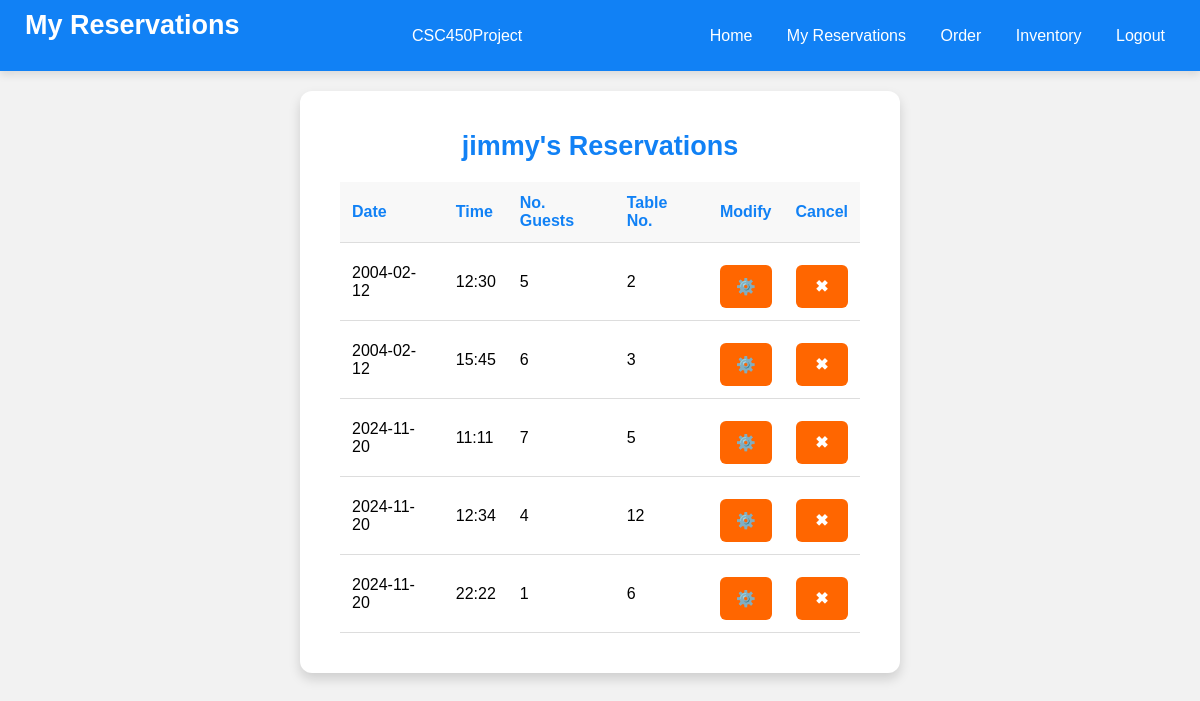
Page /myReservations (signed in) on the committed database.
### tables this page shows
CREATE TABLE `Account` (
  `AccountID` INTEGER PRIMARY KEY AUTOINCREMENT,
  `AccountFN` varchar(50) NOT NULL,
  `AccountLN` varchar(50) NOT NULL,
  `AccountType` varchar(20) NOT NULL,
  `AccountEmail` varchar(100) NOT NULL UNIQUE,
  `AccountPhoneNo` varchar(15) NOT NULL UNIQUE,
  `AccountCreatedDate` date NOT NULL,
  `PasswordHash` char(64) NOT NULL);

CREATE TABLE `Reservation` (
  `ResID` INTEGER PRIMARY KEY AUTOINCREMENT,
  `ResDate` date NOT NULL,
  `ResTime` varchar(10) NOT NULL,
  `ResNoGuests` int NOT NULL,
  `TimeCreated` varchar(10) NOT NULL,
  `TimeUpdated` varchar(20) NOT NULL,
  `ResStatus` varchar(20) DEFAULT NULL,
  `ResOwner` int NOT NULL,
  FOREIGN KEY (ResOwner) REFERENCES Account(AccountID)
);

### app.py (the view, shortened to what this page needs)
@app.route('/myReservations', methods=['GET', 'POST'])
def my_reservations():
    session.pop('reservation_chosen', None)
    db = Database()
    name = db.get_name_from_email(session['email'])[0]
    reservations = db.get_user_reservations(session['email'])
    return render_template('myReservations.html', name = name, reservations = reservations)

### database.py (called while the page is built)
    def __del__(self):
        self.cursor.close()

    def get_name_from_email(self, email: str) -> tuple:
        command = """
        SELECT AccountFN, AccountLN
        FROM Account
        WHERE AccountEmail = ?
        """
        params = (email,)
        self.cursor.execute(command, params)
        return self.cursor.fetchone()

    def get_user_reservations(self, email: str) -> list | None:
        command = """
        SELECT r.ResDate, r.ResTime, r.ResNoGuests, r.ResID
        FROM Account a, Reservation r
        WHERE r.ResOwner = a.AccountID
        AND a.AccountEmail = ?
        AND ResStatus IN ("scheduled", "ready", "checked_in", "finished")
        ORDER BY r.Resdate ASC, r.ResTime ASC
        """
        params = (email,)
        self.cursor.execute(command, params)
        results = self.cursor.fetchall()
        if len(results) <= 0:
            return None
        return results

### templates/myReservations.html (shortened to what this page needs)
<!DOCTYPE html>
<html lang="en">
<head>
</head>
<body>
    <div class="navbar">
        <h1>My Reservations</h1>
        <div class="brand">CSC450Project</div>
        <div>
            <a href="/home">Home</a>
            {% if session.get('email') %}
                <a href="/myReservations">My Reservations</a>
                <a href="/ordering">Order</a>
                <a href="/inventory">Inventory</a>
                <a href="/logout">Logout</a>
            {% else %}
                <a href="/login">Login</a>
            {% endif %}
        </div>
    </div>
    <div class="table-container">
        <h2>{{ name }}'s Reservations</h2>
        {% if reservations %}
        <table id="reservation-table">
            <thead>
                <tr>
                    <th>Date</th>
                    <th>Time</th>
                    <th>No. Guests</th>
                    <th>Table No.</th>
                    <th>Modify</th>
                    <th>Cancel</th>
                </tr>
            </thead>
            <tbody id="reservation-table-body">
                {% for row in reservations %}
                    <tr>
                        <td>{{ row[0] }}</td>
                        <td>{{ row[1] }}</td>
                        <td>{{ row[2] }}</td>
                        <td>{{ row[3] }}</td>
                        <td>
                            <form action="/reservation" method="POST" style="display:inline;">
                                <button type="submit">⚙️</button>
                            </form>
                        </td>
                        <td>
                            <form action="/myReservations" method="POST" style="display:inline;" onsubmit="return confirmCancel();">
                                <button type="submit">✖</button>
                            </form>
                        </td>
                    </tr>
                {% endfor %}
            </tbody>
        </table>
        {% else %}
        <h4>No upcoming reservations. Schedule one!</h4>
        {% endif %}
    </div>
</body>
</html>

### templates/myReservations.html (style rules this page uses)
* { box-sizing: border-box; margin: 0; padding: 0; }
body { font-family: Arial, sans-serif; background-color: #f2f2f2; display: flex; flex-direction: column; justify-content: flex-start; align-items: center; min-height: 100vh; padding-top: 0; }
.navbar { display: flex; justify-content: space-between; align-items: center; background-color: #1181f5; color: #ffffff; padding: 10px 20px; box-shadow: 0 4px 8px rgba(0, 0, 0, 0.1); position: sticky; top: 0; width: 100%; z-index: 1000; }
.navbar a { color: #ffffff; text-decoration: none; margin: 0 15px; font-size: 16px; transition: color 0.3s; }
.form-container, .table-container { background-color: #ffffff; padding: 40px; border-radius: 12px; box-shadow: 0 6px 12px rgba(0, 0, 0, 0.15); width: 600px; max-width: 90%; margin-bottom: 30px; margin-top: 20px; }
h1 { color: #ffffff; text-align: left; margin-bottom: 20px; margin-left: 5px; font-size: 27px; }
h2 { color: #1181f5; text-align: center; margin-bottom: 20px; font-size: 27px; }
button { width: 100%; padding: 12px; background-color: #ff6600; color: #ffffff; border: none; border-radius: 6px; font-size: 16px; font-weight: bold; cursor: pointer; transition: background-color 0.3s; margin-top: 10px; }
.table-container table { width: 100%; border-collapse: collapse; margin-top: 20px; }
.table-container th, .table-container td { padding: 12px; text-align: left; border-bottom: 1px solid #dddddd; }
.table-container th { background-color: #f8f8f8; color: #1181f5; }

### rows in the picture
Account: AccountFN "jimmy"
Reservation: ResDate "2004-02-12", ResTime "12:30", ResNoGuests "5", ResID "2"
Reservation: ResDate "2004-02-12", ResTime "15:45", ResNoGuests "6", ResID "3"
Reservation: ResDate "2024-11-20", ResTime "11:11", ResNoGuests "7", ResID "5"
Reservation: ResDate "2024-11-20", ResTime "12:34", ResNoGuests "4", ResID "12"
Reservation: ResDate "2024-11-20", ResTime "22:22", ResNoGuests "1", ResID "6"
